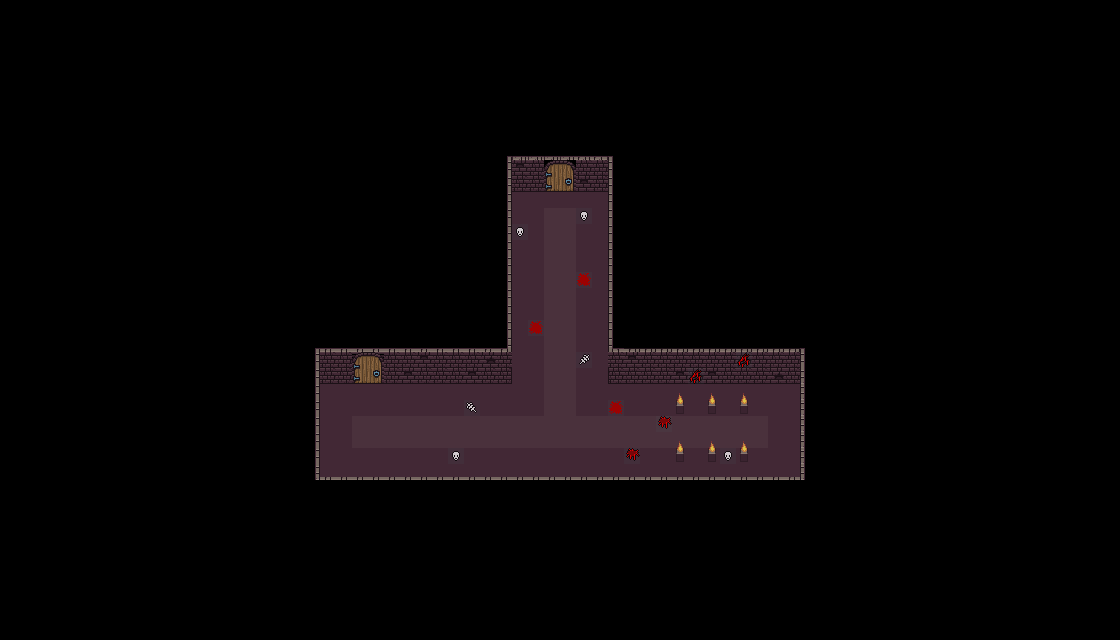

This game map was drawn from its Tiled (.tmx) file and the tilesets committed beside it. A one-line description and the trimmed map source follow:
An orthogonal 70x40 tile map with 16x16 px tiles, 6 tile layers (background, floor, walls, opendoor, ...), 3 tilesets.

<map version="1.9" tiledversion="1.9.2" orientation="orthogonal" renderorder="right-down" width="70" height="40" tilewidth="16" tileheight="16" infinite="0" nextlayerid="12" nextobjectid="1">
 <tileset firstgid="1" name="0x72_16x16DungeonTileset.v5" tilewidth="16" tileheight="16" tilecount="512" columns="32">
  <image source="tiles/0x72_16x16DungeonTileset.v5/0x72_16x16DungeonTileset.v5.png" width="512" height="256" />
 </tileset>
 <tileset firstgid="513" name="16x16_retrostyle_items_Denzi101016-2" tilewidth="16" tileheight="16" tilecount="3024" columns="48">
  <image source="tiles/16x16_orthogonal/16x16 orthogonal/16x16_retrostyle_items_Denzi101016-2.png" width="768" height="1008" />
 </tileset>
 <tileset firstgid="3537" name="MainLev2.0" tilewidth="16" tileheight="16" tilecount="9792" columns="102">
  <image source="tiles/RPGW_Caves_v2.1/MainLev2.0.png" width="1632" height="1536" />
 </tileset>
 <layer id="2" name="background" width="70" height="40">
  <data>[2800 cells, 2800 non-empty, 1 distinct tile ids]</data>
 </layer>
 <layer id="3" name="floor" width="70" height="40">
  <data>[2800 cells, 252 non-empty, 2 distinct tile ids]</data>
 </layer>
 <layer id="1" name="walls" width="70" height="40">
  <data>[2800 cells, 160 non-empty, 21 distinct tile ids]</data>
 </layer>
 <layer id="10" name="opendoor" width="70" height="40">
  <data>[2800 cells, 4 non-empty, 4 distinct tile ids]</data>
 </layer>
 <layer id="9" name="closeddoor" width="70" height="40">
  <data>[2800 cells, 4 non-empty, 4 distinct tile ids]</data>
 </layer>
 <layer id="11" name="extras" width="70" height="40">
  <data>[2800 cells, 35 non-empty, 9 distinct tile ids]</data>
 </layer>
</map>
